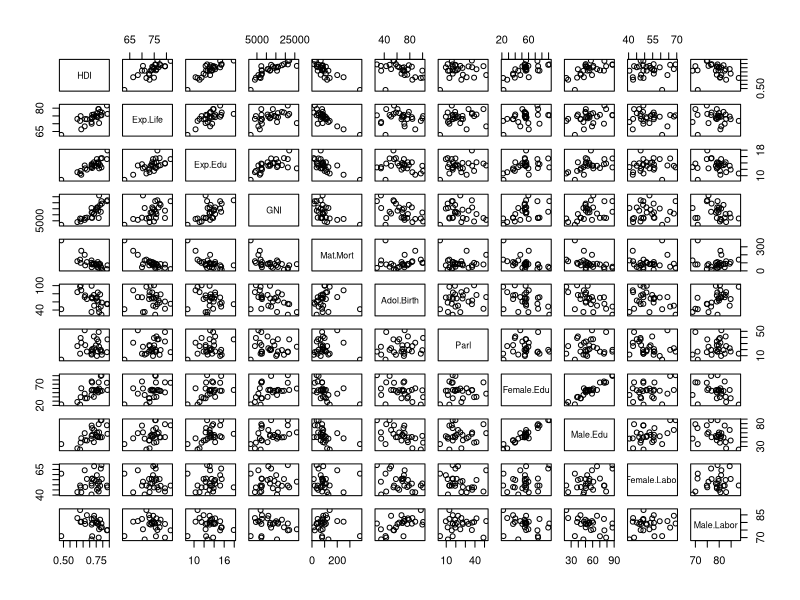
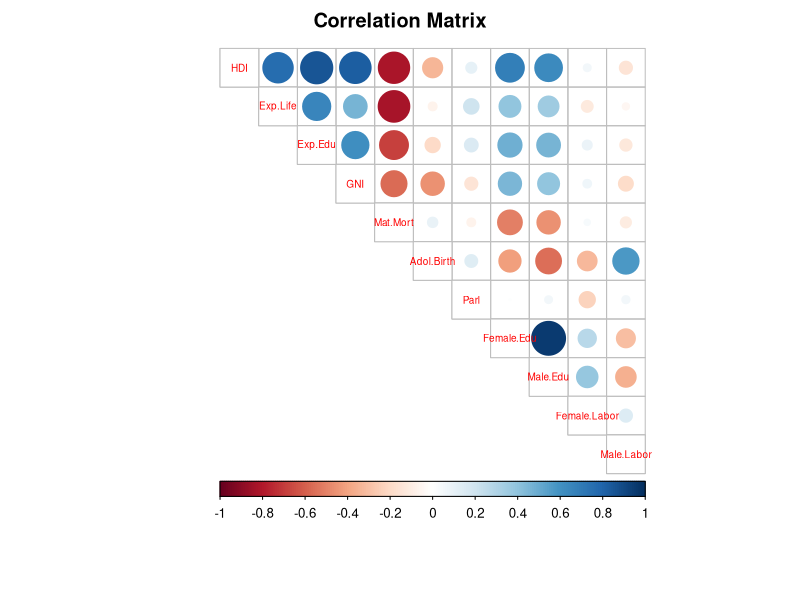
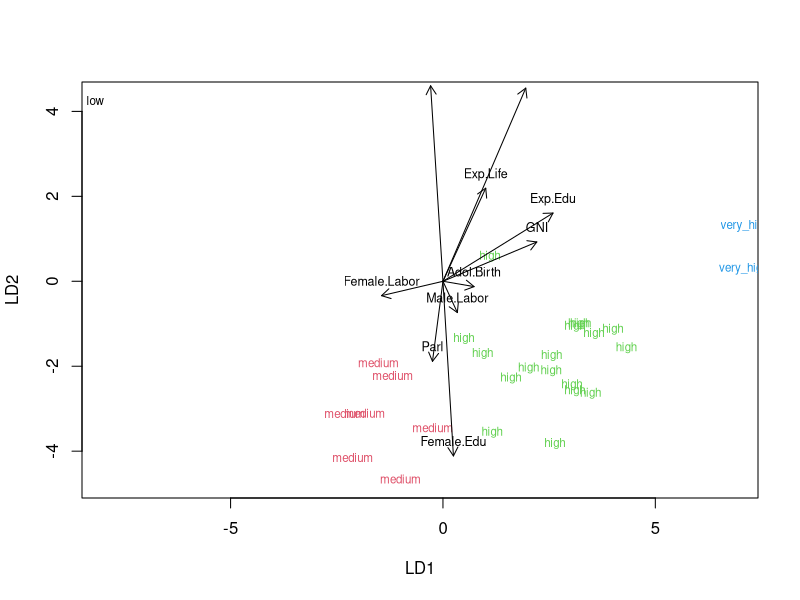
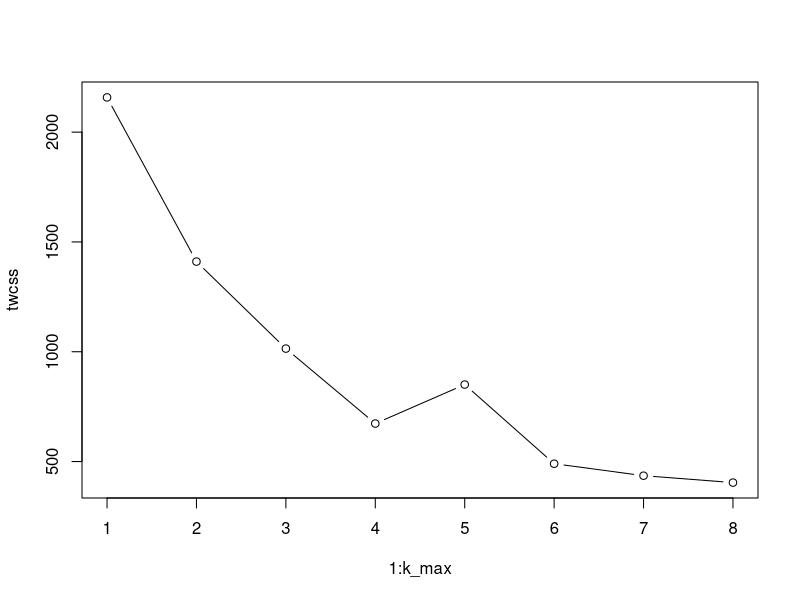
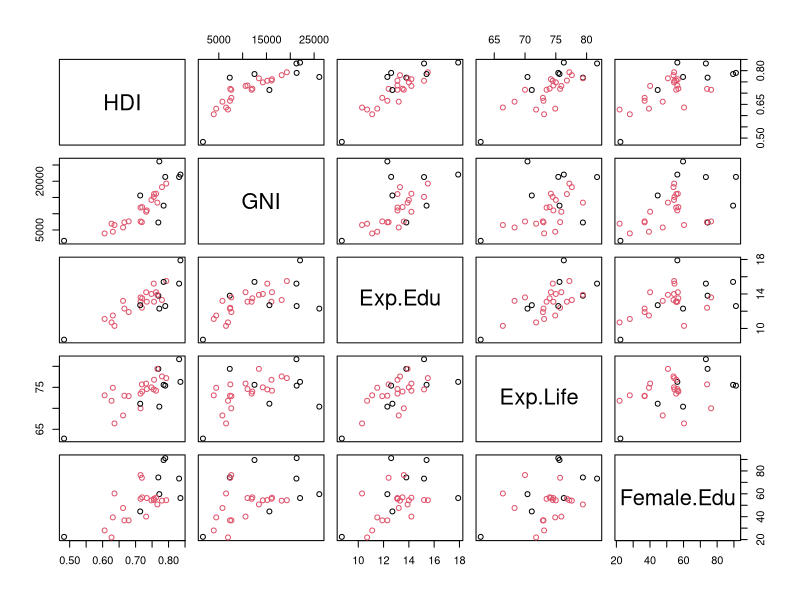

Write the R code that produced these figures, in order.
## ---- chunk 1
library(ggplot2)
setwd("C:/Users/Guilherme/Desktop/University of Helsinki/2016-2017/Period 2/Term 3/Open Data Science/IODS Final/IODS-Final")
latam <- read.csv("humanfinal.csv", header=TRUE, row.names = 1)
dim(latam)
str(latam)
summary(latam)
## ---- chunk 2
library(corrplot)
pairs(latam)
cor_matrix<-cor(latam) 
corrplot(cor_matrix, method="circle", type= "upper", cl.pos="b", tl.pos="d", tl.cex=0.6, mar = c(3,0,2,0), title= "Correlation Matrix")

## ---- chunk 3
hdi <- cut(latam$HDI, breaks = c(0, 0.550, 0.699, 0.799, 1.000), include.lowest = TRUE, label = c("low", "medium", "high", "very_high"))
table(hdi)
hdi
## ---- chunk 4
latam_scaled <- scale(latam)
summary(latam_scaled)
latam_scaled <- as.data.frame(latam_scaled)
latam_scaled <- cbind(latam_scaled, hdi)
library(MASS)
library(dplyr)
lda.fit <- lda(hdi ~. - HDI, data=latam_scaled)
lda.fit
lda.arrows <- function(x, myscale = 1, arrow_heads = 0.1, color = "black", tex = 0.75, choices = c(1,2)){
  heads <- coef(x)
  arrows(x0 = 0, y0 = 0, 
         x1 = myscale * heads[,choices[1]], 
         y1 = myscale * heads[,choices[2]], col=color, length = arrow_heads)
  text(myscale * heads[,choices], labels = row.names(heads), 
       cex = tex, col=color, pos=3)
}
classes <- as.numeric(latam_scaled$hdi)
plot(lda.fit, dimen = 2, col=classes, pch=classes)
lda.arrows(lda.fit, myscale = 2, arrow_heads = 0.1, color = "black", tex = 0.75, choices = c(1,2))
## ---- chunk 5
MultipleRegression <- lm(HDI ~ ., data = latam)
MultipleRegression
summary(MultipleRegression)

MultipleRegression2 <- lm(HDI ~ . - Male.Edu, data = latam)
MultipleRegression2
summary(MultipleRegression2)

MultipleRegression3 <- lm(HDI ~ . - (Male.Edu + Mat.Mort), data = latam)
MultipleRegression3
summary(MultipleRegression3)

MultipleRegression4 <- lm(HDI ~ . - (Male.Edu + Mat.Mort + Adol.Birth), data = latam)
MultipleRegression4
summary(MultipleRegression4)

MultipleRegression5 <- lm(HDI ~ . - (Male.Edu + Mat.Mort + Adol.Birth + Parl), data = latam)
MultipleRegression5
summary(MultipleRegression5)

MultipleRegression6 <- lm(HDI ~ . - (Male.Edu + Mat.Mort + Adol.Birth + Parl + Female.Labor), data = latam)
MultipleRegression6
summary(MultipleRegression6)

MultipleRegression7 <- lm(HDI ~ . - (Male.Edu + Mat.Mort + Adol.Birth + Parl + Female.Labor + Male.Labor), data = latam)
MultipleRegression7
summary(MultipleRegression7)

## ---- chunk 6
library(ggplot2)
dist <- dist(latam_scaled)
summary(dist)
k_max <- 8
twcss <- sapply(1:k_max, function(k){kmeans(dist, k)$tot.withinss})
plot(1:k_max, twcss, type='b')
km <-kmeans(dist, centers = 2)
pairs(HDI~ (GNI + Exp.Edu + Exp.Life + Female.Edu),data=latam, col = km$cluster, pch = 1, title = "K-Means")

